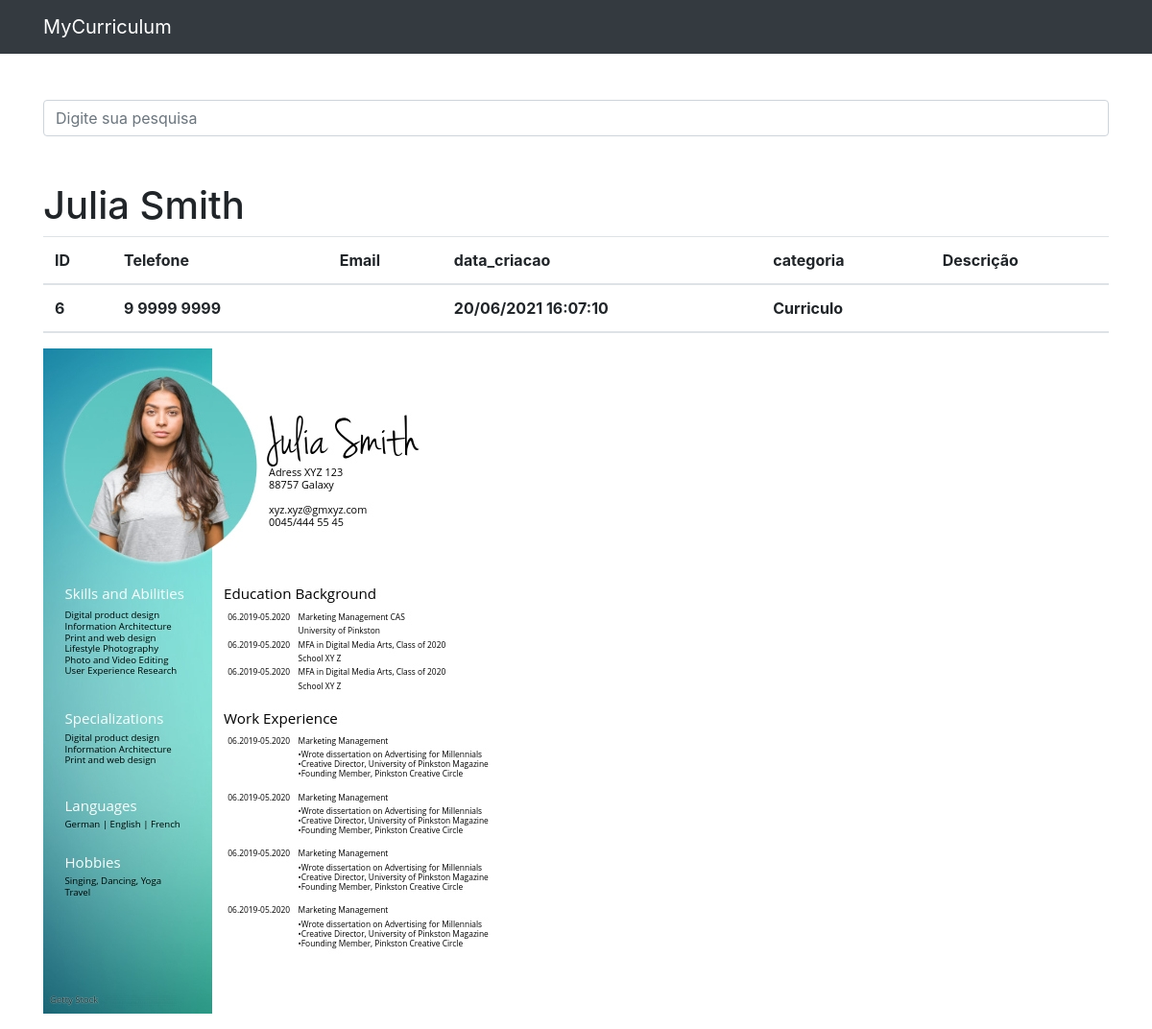
Page /6 on the committed database.
### contatos/models.py (models this page shows, shortened)
class Contato(models.Model):
    nome = models.CharField(max_length=150)
    sobrenome = models.CharField(max_length=255, blank=True)
    telefone = models.CharField(max_length=255)
    email = models.CharField(max_length=255, blank=True)
    data_criacao = models.DateTimeField(default=timezone.now)
    descricao = models.TextField(blank=True)
    categoria = models.ForeignKey(Categoria, on_delete=models.DO_NOTHING)
    mostrar = models.BooleanField(default=True)
    foto = models.ImageField(blank=True, upload_to='fotos/%Y/%m/')

class Categoria(models.Model):
    nome = models.CharField(max_length=255)
    def __str__(self):
        return self.nome

### contatos/views.py (the view)
# urls.py: path('<int:contato_id>', views.ver_contato, name='ver_contato'),
def ver_contato(request, contato_id):
    contato = get_object_or_404(Contato, id=contato_id)
    if not contato.mostrar:
        raise Http404()
    return render(request, 'contatos/ver_contato.html', {
        'contato': contato
    })

### contatos/templates/contatos/ver_contato.html (shortened to what this page needs)
{% extends 'base.html' %}
{%block conteudo%}
  <h1 class="mt-5">{{ contato.nome }} {{ contato.sobrenome }}</h1>
  <dl>
  <table class="table table-striped">
      <thead>
      <tr>
          <th scope="col">ID</th>
          <th scope="col">Telefone</th>
          <th scope="col">Email</th>
          <th scope="col">data_criacao</th>
          <th scope="col">categoria</th>
          <th scope="col">Descrição</th>
        </tr>
        <tr>
          <th scope="col">{{ contato.id }}</th>
          <th scope="col">{{ contato.telefone }}</th>
          <th scope="col">{{ contato.email }}</th>
          <th scope="col">{{ contato.data_criacao|date:'d/m/Y H:i:s' }}</th>
          <th scope="col">{{ contato.categoria }}</th>
          <th scope="col">{{ contato.descricao }}</th>
        </tr>
      </thead>
  </table>
    {% if contato.foto %}
      <p>
        <img src="{{ contato.foto.url }}" style="max-width: 500px; height: auto;">
      </p>
    {% endif %}
{%endblock%}

### rows in the picture
Contato: nome "Julia", sobrenome "Smith", id "6", telefone "9 9999 9999", data_criacao "20/06/2021 16:07:10", categoria "Curriculo", foto (picture)
